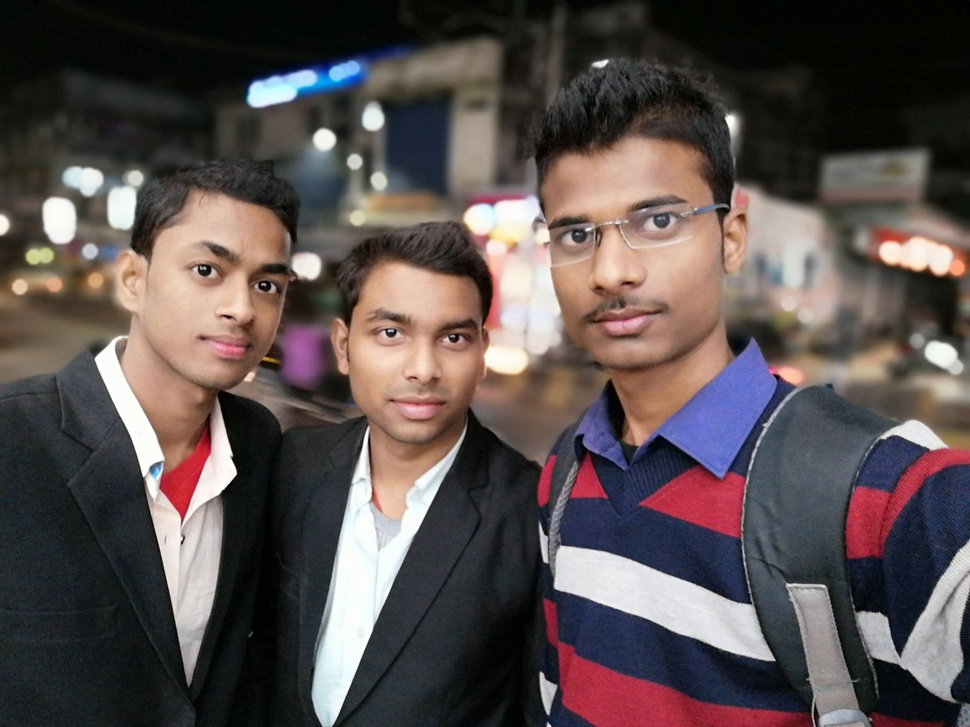
#> input picture How to blur the image/Ashish.jpg, 970 x 727 px, shrunk from 2048 x 1536 before the run
$ jupyter execute 'How to blur the image.ipynb'
#> lines starting #> are read from the running program, lines starting #| are printed output that depends on the picture
Blur the image

[cell 1]
# import the required Library
import cv2
import numpy as np

[cell 2]
# load the input image in Image data

imagedata= cv2.imread('Ashish.jpg')
#> imagedata is the input picture: shape (727, 970, 3); mean B, G, R 78.7, 79.7, 89.8
cv2.imshow('originalImage',imagedata)
cv2.waitKey(0)


kernel_size = np.ones((5,5),np.float32) /25

blurred_Image = cv2.filter2D(imagedata,-1,kernel_size)
cv2.imshow('kernal Size Image ', blurred_Image)
cv2.waitKey(0)


kernal_Size_9x9= np.ones((9,9),np.float32)/81
blurred_Image2 = cv2.filter2D(imagedata,-1,kernal_Size_9x9)
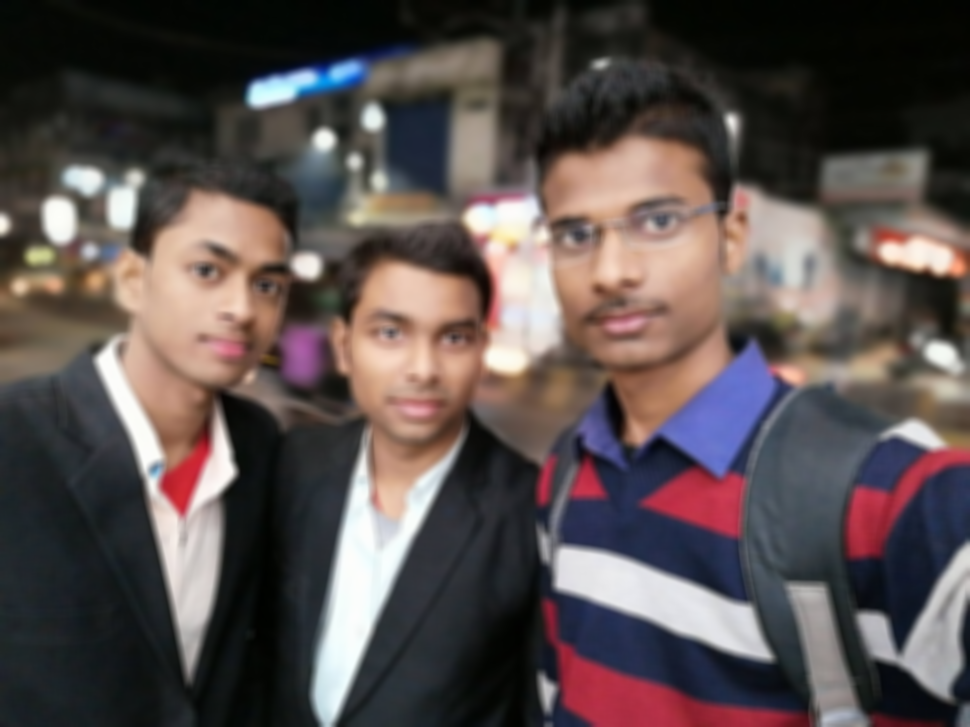
#> blurred_Image2: shape (727, 970, 3); mean B, G, R 78.7, 79.7, 89.8
cv2.imshow('kernal Size Image ', blurred_Image2)
cv2.waitKey(0)

Other Method Are also listed below

[cell 3]
import cv2
import numpy as np

image_data =cv2.imread('Ashish.jpg')

# Using Gaussion Filter
gaussian_blur = cv2.GaussianBlur(image_data,(7,7),0)
cv2.imshow('Guassian Blur ', gaussian_blur)
cv2.waitKey(0)

[cell 4]
avg_blur = cv2.blur(imagedata,(3,3))
cv2.imshow('Average Blur ', avg_blur)
cv2.waitKey(0)

[cell 5]
# Median Blur

median_blur = cv2.medianBlur(imagedata,5)
cv2.imshow('median Blur ', median_blur)
cv2.waitKey(0)
